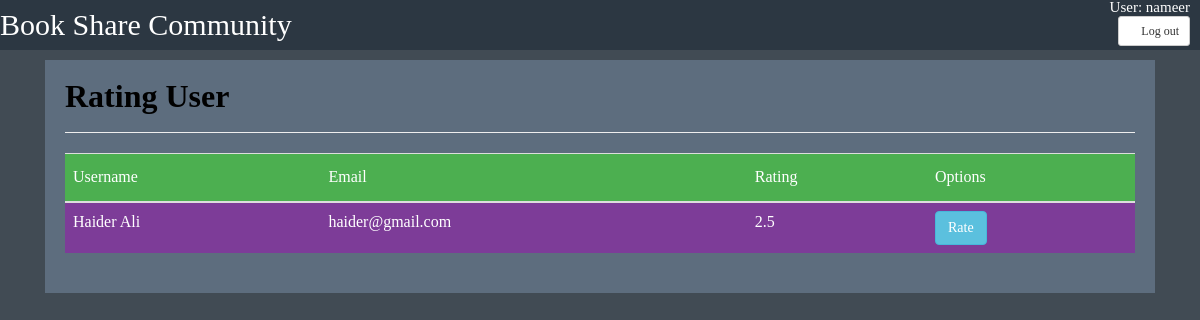
Page /client/rating/rating2.php?rateid=4&pid=75 (signed in) on the committed database.
### tables this page shows
CREATE TABLE `users` (
  `id` int(25) NOT NULL,
  `first_name` varchar(50) NOT NULL,
  `last_name` varchar(50) NOT NULL,
  `gender` int(1) NOT NULL,
  `username` varchar(100) NOT NULL,
  `password` varchar(20) NOT NULL,
  `email` varchar(100) NOT NULL,
  `phone` char(11) NOT NULL,
  `public_info` text NOT NULL,
  `user_level` int(1) NOT NULL DEFAULT '1',
  `rating` varchar(25) NOT NULL
);

### client/rating/rating2.php (the view, shortened to what this page needs)
<?php
include_once("../others/config.php");
$reqid=$_GET['rateid'];
$pid=$_GET['pid'];
$result = mysqli_query($con, "SELECT * FROM users WHERE id=$reqid");
?>
<!doctype html>
<html>
<head>
	<link href="//maxcdn.bootstrapcdn.com/bootstrap/4.1.1/css/bootstrap.min.css" rel="stylesheet" id="bootstrap-css">
	<link rel="stylesheet" href="../../css/table.css">
	<link rel="stylesheet" href="../../css/bootstrap.min3.3.7.css">
	<link rel="stylesheet" href="../../css/user.css">
</head>
<body>
	<div class="header">
		<div class="logo">
			<ul>
				<li id="logo">Book Share Community </li>
				<li id="user">User:
					<?php echo $_SESSION['u_id'];?>
				</li><br>
				<form action="rating2.php" method="post">
				<li id="button"><button  name="logout" type="submit" class="btn btn-default btn-sm">
          <span class="glyphicon glyphicon-log-out"></span> Log out
        </button>
				</li>
				</form>
			</ul>
		</div>
	</div>
	<div class="container">
				<div class="card">
					<div class="card-body">
						<div class="row">
							<div class="col-md-12">
								<h4 style="color: black;font-weight: bold;">Rating User</h4>
								<hr>
							</div>
						</div>
						<div class="row">
							<div class="col-md-12">
								<form action="">
									<div class="table-responsive">
										<table class="table" id="users">
											<tbody>
												<thead>
													<th>Username</th>
													<th>Email</th>
													<th>Rating</th>
													<th>Options</th>
												</thead>
												 <?php
        while($res = mysqli_fetch_array($result)) {
            echo "<tr>";
           echo "<td>".$res['first_name']." ".$res['last_name']."</td>";
            echo "<td>".$res['email']."</td>";
			echo "<td>".$res['rating']."</td>";
            echo "<td><a class='btn btn-info' href=\"rating_com_own.php?id=$res[id]&pid=$pid\">Rate</a></td>";
        }
        ?>
											</tbody>
										</table>
									</div>
								</form>
							</div>
						</div>
					</div>
				</div>
			</div>
</body>
</html>

### css/table.css (style rules this page uses)
html,body,div,span,applet,object,iframe,h1,h2,h3,h4,h5,h6,p,blockquote,pre,a,abbr,acronym,address,big,cite,code,del,dfn,em,img,ins,kbd,q,s,samp,small,strike,strong,sub,sup,tt,var,b,u,i,center,dl,dt,dd,ol,ul,li,fieldset,form,label,legend,table,caption,tbody,tfoot,thead,tr,th,td,article,aside,canvas,details,embed,figure,figcaption,footer,header,hgroup,menu,nav,output,ruby,section,summary,time,mark,audio,video { margin: 0; padding: 0; border: 0; font-size: 100%; font: inherit; vertical-align: baseline; }
body { line-height: 1; }
ol,ul { list-style: none; }
table { border-collapse: collapse; border-spacing: 0; }
#users,#books tr:nth-child(even) { background-color:dodgerblue; }
#users,#books tr:hover { background-color: #7d3c98; }
#users th { padding-top: 12px; padding-bottom: 12px; text-align: left; background-color: #4CAF50; color: white; }
.card-body { color: black; }

### css/user.css (style rules this page uses)
html,body,div,span,applet,object,iframe,h1,h2,h3,h4,h5,h6,p,blockquote,pre,a,abbr,acronym,address,big,cite,code,del,dfn,em,img,ins,kbd,q,s,samp,small,strike,strong,sub,sup,tt,var,b,u,i,center,dl,dt,dd,ol,ul,li,fieldset,form,label,legend,table,caption,tbody,tfoot,thead,tr,th,td,article,aside,canvas,details,embed,figure,figcaption,footer,header,hgroup,menu,nav,output,ruby,section,summary,time,mark,audio,video { margin: 0; padding: 0; border: 0; font-size: 100%; font: inherit; vertical-align: baseline; }
body { line-height: 1; }
ol,ul { list-style: none; }
table { border-collapse: collapse; border-spacing: 0; }
body { background-color: #414B54; font-family: Baskerville, "Palatino Linotype", Palatino, "Century Schoolbook L", "Times New Roman", "serif"; }
.header { height:50px; background-color: #2c3742; margin-bottom: 10px; }
.header ul { text-decoration: none; color: white; }
.header ul li { float:left; }
#logo { font-size:30px; margin:0px; padding:10px 0px; color:#fff; }
#user,#button { float:right; margin-right: 10px; font-size: 15px; }
.card-body { background-color:#5d6d7e; color: white; border-color:#2c3742; }
button, input, select, textarea { color: black; }
.card { border:none; }
a { color:chartreuse; }
h4 { color:white; font-weight: bold; font-size: 32px; }

### rows in the picture
users: first_name "Haider", last_name "Ali", email "haider@gmail.com", rating "2.5"

### other values in the picture
$_SESSION['u_id'] "nameer"
